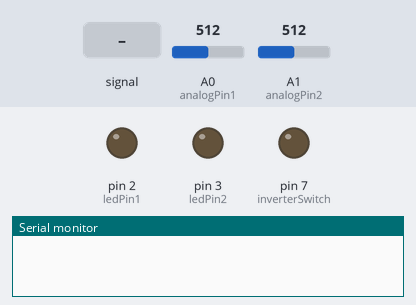
This sketch was run on a simulated Arduino Uno, built with avr-gcc and run on an emulated ATmega328P. On the bench: output pins drawn as LEDs (lit = HIGH), the last lines printed to the serial monitor. The test bench sets the inputs (shaded band); at power-on: A0 (analogPin1) = 512, A1 (analogPin2) = 512.

Above: at 1.2 s.
1.3 s: A0 (analogPin1) fed a 200 Hz sine of ±460 counts around its level
At 2.3 s:
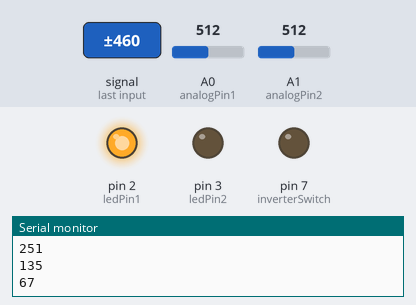
Timing chart, 0 to 4.3 s (numbered marks = the images above; inputs shaded):
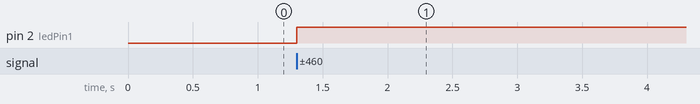

Measured:
- after the input at 1.3 s, pin 2 (ledPin1): LOW → HIGH at once

The sketch:

Inverter_Throttler.ino
```cpp
// (licence header left out)
// inverter voltage inputs pins
const int analogPin1 = A0;
const int analogPin2 = A1;
// load controlling pins
const int ledPin1 = 2;
const int ledPin2 = 3;
// const int ledPin3 = 4;
// inverter controlling pins
const int inverter1Reset = 5;
const int inverter2Reset = 6;
const int inverterSwitch = 7;
// load logic constants
const int threshold1 = 890;
const int threshold2 = 950;
// const int overvalue = 50;
// this is for delay time. Whenever there is an update (no change) this delay will be triggered to accomodate for RL timing.
const int highVoltageCheckTime = 5000; // standard is 5000
// since delay proves inefficient for the progra2m, highVoltageCheckTime is triggered in a loop in increments of voltageCheckTime
const int voltageCheckTime = 100;
// iterator is to make sure that I am looping each inverter exactly once. It is to make sure that I dont loop the same inverter twice.
bool iterator = false;
// resetCounter is used to reset the inverter after 1 iteration.
bool resetCounter = false;

/**
 * @brief void setup() is there to make sure everything is ready for what is going to happen in void loop()
 * Setting up all the pins to make sure they are ready to accept input or send output.
 * NOTE: The Serial.begin(9600) is for testing purpose only and is not needed for practical use.
 */
void setup() {
  pinMode(analogPin1, INPUT); // Inverter 1 input pin
  pinMode(analogPin2, INPUT); // Inverter 2 input pin
  pinMode(ledPin1, OUTPUT); // Relay pin for turning on Light 1
  pinMode(ledPin2, OUTPUT); // Relay pin for turning on Light 2
  // pinMode(ledPin3, OUTPUT); // Relay pin for turning on Light 3
  pinMode(inverter1Reset, OUTPUT); // Pin that controls Inverter 1 power
  pinMode(inverter2Reset, OUTPUT); // Pin that controls Inverter 2 power
  pinMode(inverterSwitch, OUTPUT); // Pin that acts as a 2-way-switch between the two inverters. It is needed to put the load of the lights on the correct inverter since there is only one set of them.
  Serial.begin(9600); //  Serial is used for testing purposes only.
}

/**
 * @brief the main purpose of this function is to update the Serial in a given delayed time.
 * When delay(time) is used, the program sleeps the whole time without progressing through the code.
 * As a result, this function is used such that the serial is updated every 100ms.
 * @param timeDelayed This is actual time that is going to be delayed.
 * @param analogPin This is the analog pin where the program is going to be updating its values from.
 * NOTE: This function is also for testing only.
 */
void delayTime(int timeDelayed, int analogPin) {
  int counter = 0;
  while (counter < (timeDelayed / voltageCheckTime)) { // Dividing the total time by 100ms
    counter++;  // increasing the counter so the loop is not endless.
    int analogValue = analogRead(analogPin); // updating the voltage value
    Serial.println(analogValue); // printing the voltage value
    delay(voltageCheckTime); // delaying by small increments.
  }
}

/**
 * @brief The void loop() is an infinite loop that keeps the program running 24/7
 * If conditions are sequences therefore switch/case is not used
 */
void loop() {
  int analogValue = 0;
  int analogPin = 0;
  int threshold = 0;
  int inverterReset = 0;
  if (iterator) { // deciding which inverter is going to be picked.
    analogPin = analogPin2; // picking the right analogPin
    threshold = threshold2; // picking the right threshold
    inverterReset = inverter2Reset; // picking the right inverter reset switch.
  }
  else {
    analogPin = analogPin1;
    threshold = threshold1;
    inverterReset = inverter1Reset;
  }
  iterator = !iterator; // toggling the iterator value
  analogValue = analogRead(analogPin);

  if (resetCounter && analogValue >= threshold)
    goto iteration_2;
  resetCounter = false;
  // This is stage 000. This means that either the inverter is running in way it should or the program is still looping through the code.
  if (digitalRead(ledPin1) == 0 || digitalRead(ledPin2) == 0 /*|| digitalRead(ledPin3)*/ == 0) {
    /*if (analogValue >= threshold) {
      if (iterator) { digitalWrite(inverterSwitch, LOW); } // this is here where the program decides if its going to be inv1 or inv 2.
      else { digitalWrite(inverterSwitch, HIGH); }
      if ((analogValue - threshold) >= overvalue) { // Stage 001 of ledPins.
        goto tierUpgrade; // label used to jump to a further condition.
      }
      digitalWrite(ledPin1, HIGH); // The ledPins are updated from 0 through 7 in binary mode.. 000, 001, 010, 011, 100, 101, 110, 111.
      delayTime(highVoltageCheckTime, analogPin); // delay can be used but the serial will not be updated Testing use only. Applies to delayTime(timeDelayed, analogPin) calls.
      analogValue = analogRead(analogPin); // updating the current voltage
      Serial.println(analogValue); // Testing only.. applies to Serials.
      if (analogValue >= threshold) { // Stage 010 of ledPins
        digitalWrite(ledPin2, HIGH);
        digitalWrite(ledPin1, LOW);
        delayTime(highVoltageCheckTime, analogPin);
        analogValue = analogRead(analogPin);
        Serial.println(analogValue);
        if (analogValue >= threshold) { // Stage 011 of ledPins
          digitalWrite(ledPin1, HIGH);
          delayTime(highVoltageCheckTime, analogPin);
          analogValue = analogRead(analogPin);
          Serial.println(analogValue);*/
          if (analogValue >= threshold) { // Stage 100 of ledPins
            if (iterator) { digitalWrite(inverterSwitch, LOW); } // this is here where the program decides if its going to be inv1 or inv 2.
            else { digitalWrite(inverterSwitch, HIGH); }
            //digitalWrite(ledPin3, HIGH);
            digitalWrite(ledPin1, HIGH);
            delayTime(highVoltageCheckTime, analogPin);
            analogValue = analogRead(analogPin);
            Serial.println(analogValue);
            if (analogValue >= threshold) { // Stage 101 of ledPins
              digitalWrite(ledPin1, LOW);
              digitalWrite(ledPin2, HIGH);
              delayTime(highVoltageCheckTime, analogPin);
              analogValue = analogRead(analogPin);
              Serial.println(analogValue);
              if (analogValue >= threshold) { // Stage 110 of ledPins
                digitalWrite(ledPin1, HIGH);
                delayTime(highVoltageCheckTime, analogPin);
                analogValue = analogRead(analogPin);
                Serial.println(analogValue);
                if (analogValue >= threshold) { // Stage 111 of ledPins.
                  iteration_2:
                    delayTime(highVoltageCheckTime, analogPin);
                    analogValue = analogRead(analogPin);
                    Serial.println(analogValue);
                    if (!resetCounter) {
                      resetCounter = true;
                      iterator = !iterator;
                      analogValue = analogRead(analogPin); // updating the value
                      Serial.println(analogValue); // printing the updated value
                      delay(voltageCheckTime); // give a 100ms delay before the next loop starts to incorporate real life conditions and timing.
                      return;
                    }
                    resetCounter = false;
                  if (analogValue >= threshold) { // this is after the ledpins have reached 111 stage. Since this is the last stage, the next step is to restart the inverter.
                    // digitalWrite(ledPin3, LOW);
                    digitalWrite(ledPin1, LOW);
                    digitalWrite(ledPin2, LOW);
                    digitalWrite(inverterReset, HIGH); // inverterReset begin HIGH means that the switch to the inverter is open.
                    delayTime(1000, analogPin); // Starting the inverter again after 1 second
                    digitalWrite(inverterReset, LOW); // inverterReset begin LOW means that the switch to the inverter is closed.
                    delayTime(10000, analogPin); // Giving the inverter 10 seconds to follow through with its starting process.
                  }
                }
              }
            }
          }
        }

  if (analogValue < threshold) { // this condition is activated if the inverter is running perfectly. This is where stage 000 is activated and kept if voltage is below threshold.
    digitalWrite(ledPin1, LOW);
    digitalWrite(ledPin2, LOW);
    // digitalWrite(ledPin3, LOW);
  }
}
```
